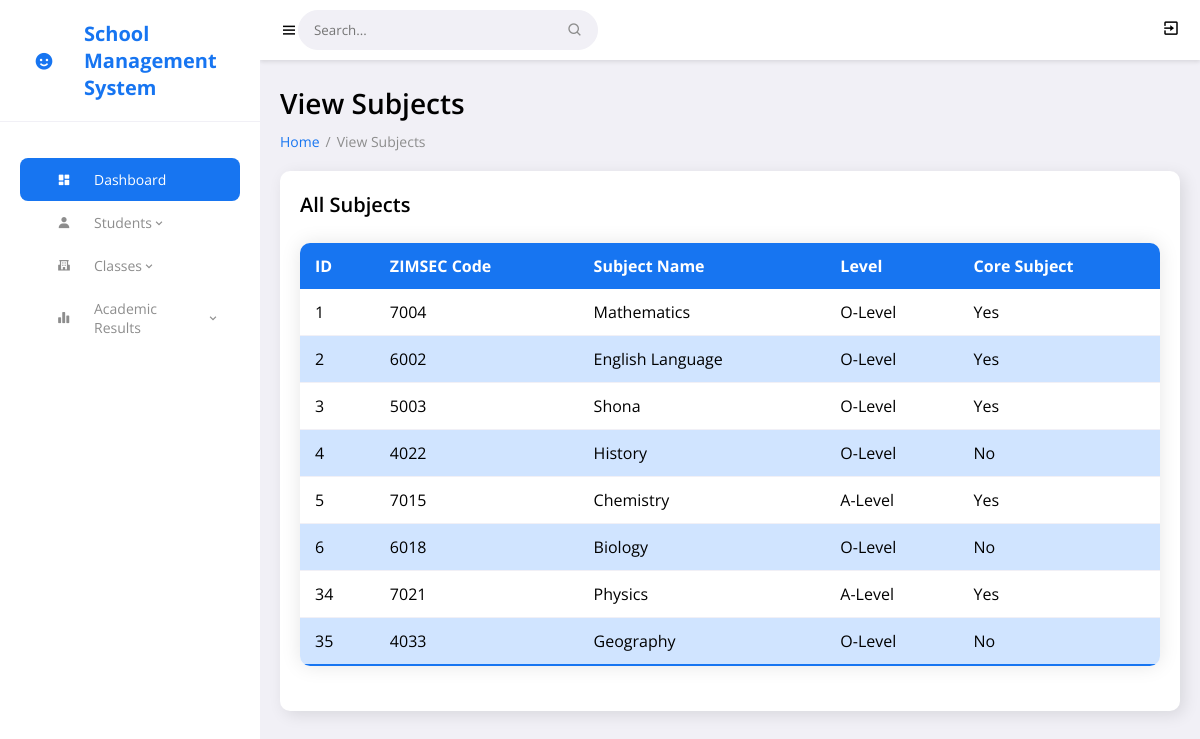
Screenshot of /subjects_view.php (signed in) with the database file from the repository.
### tables this page shows
CREATE TABLE `subjects` (
  `subject_id` int(11) NOT NULL,
  `zimsec_code` varchar(10) NOT NULL,
  `subject_name` varchar(100) NOT NULL,
  `level` enum('O-Level','A-Level') NOT NULL,
  `is_core` tinyint(1) DEFAULT 0,
  `recommended_books` text DEFAULT NULL
);

### subjects_view.php (the view, shortened to what this page needs)
<?php
include 'config.php';
$subjects = $conn->query("SELECT subject_id, zimsec_code, subject_name, level, is_core FROM subjects");
?>
<!DOCTYPE html>
<html lang="en">
<head>
	<link href='https://unpkg.com/boxicons@2.0.9/css/boxicons.min.css' rel='stylesheet'>
	<link rel="stylesheet" href="css/style.css">
</head>
<body>
	<?php include 'includes/sidebar.php'; ?>
	<section id="content">
		<?php include 'includes/navbar.php'; ?>
		<main>
			<h1 class="title">View Subjects</h1>
			<ul class="breadcrumbs">
				<li><a href="admin_dashboard.php">Home</a></li>
				<li class="divider">/</li>
				<li><a href="#" class="active">View Subjects</a></li>
			</ul>
			<div class="data">
				<div class="content-data">
					<div class="head">
						<h3>All Subjects</h3>
					</div>
					<table class="styled-table">
						<thead>
							<tr>
								<th>ID</th>
								<th>ZIMSEC Code</th>
								<th>Subject Name</th>
								<th>Level</th>
								<th>Core Subject</th>
							</tr>
						</thead>
						<tbody>
							<?php while ($row = $subjects->fetch_assoc()): ?>
								<tr>
									<td><?php echo $row['subject_id']; ?></td>
									<td><?php echo $row['zimsec_code']; ?></td>
									<td><?php echo $row['subject_name']; ?></td>
									<td><?php echo $row['level']; ?></td>
									<td><?php echo $row['is_core'] ? 'Yes' : 'No'; ?></td>
								</tr>
							<?php endwhile; ?>
						</tbody>
					</table>
				</div>
			</div>
		</main>
	</section>
</body>
</html>

### css/style.css (style rules this page uses)
* { font-family: 'Open Sans', sans-serif; margin: 0; padding: 0; box-sizing: border-box; }
:root { --grey: #F1F0F6; --dark-grey: #8D8D8D; --light: #fff; --dark: #000; --green: #81D43A; --light-green: #E3FFCB; --blue: #1775F1; --light-blue: #D0E4FF; --dark-blue: #0C5FCD; --red: #FC3B56; }
html { overflow-x: hidden; }
body { background: var(--grey); overflow-x: hidden; }
a { text-decoration: none; }
li { list-style: none; }
#content { position: relative; width: calc(100% - 260px); left: 260px; transition: all .3s ease; }
main { width: 100%; padding: 24px 20px 20px 20px; }
main .title { font-size: 28px; font-weight: 600; margin-bottom: 10px; }
main .breadcrumbs { display: flex; grid-gap: 6px; }
main .breadcrumbs li, main .breadcrumbs li a { font-size: 14px; }
main .breadcrumbs li a { color: var(--blue); }
main .breadcrumbs li a.active, main .breadcrumbs li.divider { color: var(--dark-grey); pointer-events: none; }
main .data { display: flex; grid-gap: 20px; margin-top: 20px; flex-wrap: wrap; }
main .data .content-data { flex-grow: 1; flex-basis: 400px; padding: 20px; background: var(--light); border-radius: 10px; box-shadow: 4px 4px 16px rgba(0, 0, 0, .1); }
main .content-data .head { display: flex; justify-content: space-between; align-items: center; margin-bottom: 24px; }
main .content-data .head h3 { font-size: 20px; font-weight: 600; }
.styled-table { width: 100%; border-collapse: collapse; margin: 25px 0; font-size: 16px; font-family: 'Open Sans', sans-serif; box-shadow: 0 0 20px rgba(0, 0, 0, 0.1); border-radius: 10px; overflow: hidden; }
.styled-table thead tr { background-color: var(--blue); color: var(--light); text-align: left; font-weight: bold; }
.styled-table th, .styled-table td { padding: 12px 15px; }
.styled-table tbody tr { border-bottom: 1px solid var(--grey); }
.styled-table tbody tr:nth-of-type(even) { background-color: var(--light-blue); }
.styled-table tbody tr:last-of-type { border-bottom: 2px solid var(--blue); }
.styled-table tbody td { transition: all 0.3s ease; }

### rows the page displays
subjects: subject_id "1", zimsec_code "7004", subject_name "Mathematics", level "O-Level", is_core "Yes"
subjects: subject_id "2", zimsec_code "6002", subject_name "English Language", level "O-Level", is_core "Yes"
subjects: subject_id "3", zimsec_code "5003", subject_name "Shona", level "O-Level", is_core "Yes"
subjects: subject_id "4", zimsec_code "4022", subject_name "History", level "O-Level", is_core "No"
subjects: subject_id "5", zimsec_code "7015", subject_name "Chemistry", level "A-Level", is_core "Yes"
subjects: subject_id "6", zimsec_code "6018", subject_name "Biology", level "O-Level", is_core "No"
subjects: subject_id "34", zimsec_code "7021", subject_name "Physics", level "A-Level", is_core "Yes"
subjects: subject_id "35", zimsec_code "4033", subject_name "Geography", level "O-Level", is_core "No"
